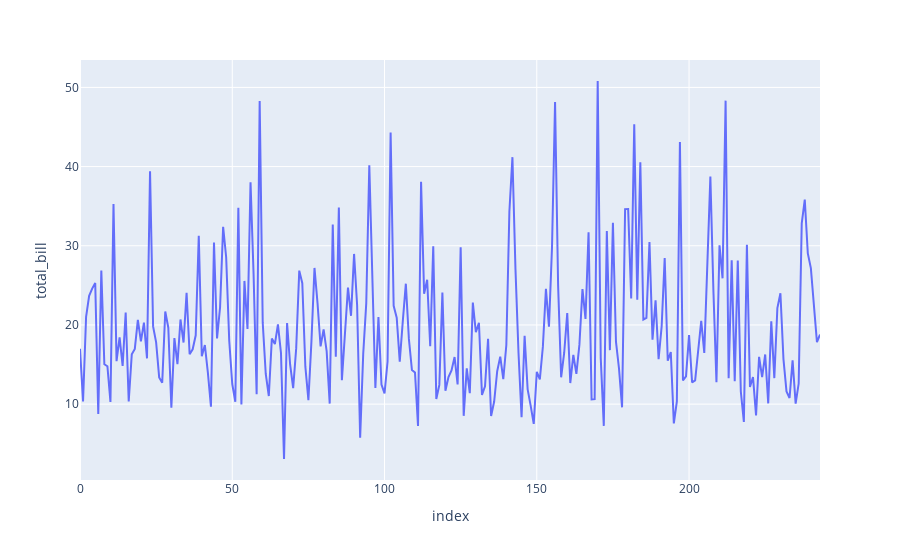

The notebook cell this image was saved under:
### Code cell
import numpy as np
import plotly.express as px

# Assuming tips is a pandas DataFrame
# Replace the problematic iplot() with a more reliable plotly express function
fig = px.line(tips, y='total_bill')
fig.show()

# Alternatively, if you want to stick with iplot, fix the color issue:
# import cufflinks as cf
# cf.go_offline()
# tips['total_bill'].iplot(colors=['rgba(255, 153, 51, 1.0)'])

### Figure 1 — Plotly figure (JSON) as saved in the notebook; plotly's stock layout.template omitted (floating-point values rounded to 4 significant figures; data arrays with more than 128 entries replaced by an {"elided": "..."} marker saying what was removed)
{"data": [{"hovertemplate": "index=%{x}<br>total_bill=%{y}<extra></extra>", "legendgroup": "", "line": {"color": "#636efa", "dash": "solid"}, "marker": {"symbol": "circle"}, "mode": "lines", "name": "", "orientation": "v", "showlegend": false, "type": "scatter", "x": {"elided": "244 int values"}, "xaxis": "x", "y": {"elided": "244 float values"}, "yaxis": "y"}], "layout": {"legend": {"tracegroupgap": 0}, "margin": {"t": 60}, "xaxis": {"anchor": "y", "domain": [0, 1], "title": {"text": "index"}}, "yaxis": {"anchor": "x", "domain": [0, 1], "title": {"text": "total_bill"}}}}
